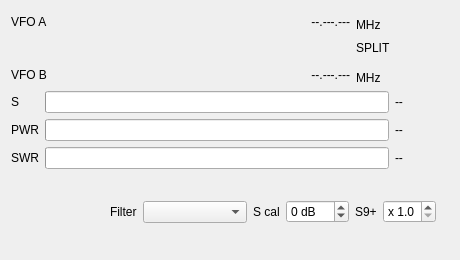
<?xml version="1.0" encoding="UTF-8"?>
<ui version="4.0">
 <class>RigPanelWidget</class>
 <widget class="QWidget" name="RigPanelWidget">
  <property name="geometry">
   <rect><x>0</x><y>0</y><width>460</width><height>260</height></rect>
  </property>
  <layout class="QVBoxLayout" name="mainLayout">
   <item>
    <layout class="QGridLayout" name="vfoLayout">
     <item row="0" column="0">
      <widget class="QLabel" name="aCaption">
       <property name="text"><string>VFO A</string></property>
       <property name="alignment"><set>Qt::AlignLeft|Qt::AlignVCenter</set></property>
      </widget>
     </item>
     <item row="0" column="1">
      <widget class="QLabel" name="aTxLabel">
       <property name="text"><string/></property>
       <property name="alignment"><set>Qt::AlignCenter</set></property>
       <property name="toolTip"><string>Marks the VFO that transmits, and fills while keyed</string></property>
      </widget>
     </item>
     <item row="0" column="2">
      <widget class="QLabel" name="aStrengthLabel">
       <property name="text"><string/></property>
       <property name="alignment"><set>Qt::AlignRight|Qt::AlignVCenter</set></property>
       <property name="sizePolicy">
        <sizepolicy hsizetype="Expanding" vsizetype="Preferred">
         <horstretch>1</horstretch><verstretch>0</verstretch>
        </sizepolicy>
       </property>
       <property name="toolTip"><string>Signal strength on the VFO being listened to</string></property>
      </widget>
     </item>
     <item row="0" column="3">
      <widget class="QLabel" name="aFreqLabel">
       <property name="text"><string>--.---.---</string></property>
       <property name="alignment"><set>Qt::AlignRight|Qt::AlignVCenter</set></property>
       <property name="toolTip"><string>Receive frequency</string></property>
      </widget>
     </item>
     <item row="0" column="4">
      <widget class="QLabel" name="aUnitLabel">
       <property name="text"><string>MHz</string></property>
       <property name="alignment"><set>Qt::AlignLeft|Qt::AlignBottom</set></property>
      </widget>
     </item>
     <item row="0" column="5">
      <widget class="QLabel" name="aModeLabel">
       <property name="text"><string/></property>
       <property name="alignment"><set>Qt::AlignLeft|Qt::AlignVCenter</set></property>
       <property name="minimumSize"><size><width>62</width><height>0</height></size></property>
      </widget>
     </item>
     <item row="1" column="4" colspan="2">
      <widget class="QLabel" name="splitLabel">
       <property name="text"><string>SPLIT</string></property>
       <property name="alignment"><set>Qt::AlignLeft|Qt::AlignVCenter</set></property>
       <property name="toolTip"><string>Lit when the rig transmits on the other VFO</string></property>
      </widget>
     </item>
     <item row="2" column="0">
      <widget class="QLabel" name="bCaption">
       <property name="text"><string>VFO B</string></property>
       <property name="alignment"><set>Qt::AlignLeft|Qt::AlignVCenter</set></property>
      </widget>
     </item>
     <item row="2" column="1">
      <widget class="QLabel" name="bTxLabel">
       <property name="text"><string/></property>
       <property name="alignment"><set>Qt::AlignCenter</set></property>
       <property name="toolTip"><string>Marks the VFO that transmits, and fills while keyed</string></property>
      </widget>
     </item>
     <item row="2" column="2">
      <widget class="QLabel" name="bStrengthLabel">
       <property name="text"><string/></property>
       <property name="alignment"><set>Qt::AlignRight|Qt::AlignVCenter</set></property>
       <property name="toolTip"><string>Signal strength on the VFO being listened to</string></property>
      </widget>
     </item>
     <item row="2" column="3">
      <widget class="QLabel" name="bFreqLabel">
       <property name="text"><string>--.---.---</string></property>
       <property name="alignment"><set>Qt::AlignRight|Qt::AlignVCenter</set></property>
      </widget>
     </item>
     <item row="2" column="4">
      <widget class="QLabel" name="bUnitLabel">
       <property name="text"><string>MHz</string></property>
       <property name="alignment"><set>Qt::AlignLeft|Qt::AlignBottom</set></property>
      </widget>
     </item>
     <item row="2" column="5">
      <widget class="QLabel" name="bModeLabel">
       <property name="text"><string/></property>
       <property name="alignment"><set>Qt::AlignLeft|Qt::AlignVCenter</set></property>
      </widget>
     </item>
    </layout>
   </item>
   <item>
    <layout class="QGridLayout" name="meterLayout">
     <item row="0" column="0">
      <widget class="QLabel" name="sMeterCaption">
       <property name="text"><string>S</string></property>
      </widget>
     </item>
     <item row="0" column="1">
      <widget class="QProgressBar" name="sMeterBar">
       <property name="maximum"><number>100</number></property>
       <property name="value"><number>0</number></property>
       <property name="textVisible"><bool>false</bool></property>
      </widget>
     </item>
     <item row="0" column="2">
      <widget class="QLabel" name="sMeterValue">
       <property name="text"><string>--</string></property>
       <property name="minimumSize"><size><width>54</width><height>0</height></size></property>
      </widget>
     </item>
     <item row="2" column="0">
      <widget class="QLabel" name="pwrCaption">
       <property name="text"><string>PWR</string></property>
      </widget>
     </item>
     <item row="2" column="1">
      <widget class="QProgressBar" name="pwrBar">
       <property name="maximum"><number>100</number></property>
       <property name="value"><number>0</number></property>
       <property name="textVisible"><bool>false</bool></property>
      </widget>
     </item>
     <item row="2" column="2">
      <widget class="QLabel" name="pwrValue">
       <property name="text"><string>--</string></property>
      </widget>
     </item>
     <item row="4" column="0">
      <widget class="QLabel" name="swrCaption">
       <property name="text"><string>SWR</string></property>
      </widget>
     </item>
     <item row="4" column="1">
      <widget class="QProgressBar" name="swrBar">
       <property name="maximum"><number>100</number></property>
       <property name="value"><number>0</number></property>
       <property name="textVisible"><bool>false</bool></property>
      </widget>
     </item>
     <item row="4" column="2">
      <widget class="QLabel" name="swrValue">
       <property name="text"><string>--</string></property>
      </widget>
     </item>
    </layout>
   </item>
   <item>
    <layout class="QHBoxLayout" name="bottomLayout">
     <item>
      <layout class="QGridLayout" name="buttonGrid"/>
     </item>
     <item>
      <spacer name="bottomSpacerLeft">
       <property name="orientation"><enum>Qt::Horizontal</enum></property>
       <property name="sizeHint" stdset="0"><size><width>20</width><height>10</height></size></property>
      </spacer>
     </item>
     <item>
      <layout class="QVBoxLayout" name="infoLayout">
       <item>
        <widget class="QLabel" name="tempValue">
         <property name="text"><string/></property>
         <property name="toolTip"><string>Power amplifier temperature</string></property>
        </widget>
       </item>
       <item>
        <widget class="QLabel" name="supplyValue">
         <property name="text"><string/></property>
         <property name="toolTip"><string>Power amplifier supply while transmitting. A voltage that sags under load is a supply that cannot keep up.</string></property>
        </widget>
       </item>
       <item>
        <widget class="QLabel" name="alcValue">
         <property name="text"><string/></property>
         <property name="toolTip"><string>ALC while transmitting; it is what says whether the drive is right</string></property>
        </widget>
       </item>
      </layout>
     </item>
     <item>
      <spacer name="bottomSpacerRight">
       <property name="orientation"><enum>Qt::Horizontal</enum></property>
       <property name="sizeHint" stdset="0"><size><width>20</width><height>10</height></size></property>
      </spacer>
     </item>
     <item>
      <widget class="QLabel" name="filterCaption">
       <property name="text"><string>Filter</string></property>
      </widget>
     </item>
     <item>
      <widget class="QComboBox" name="filterCombo">
       <property name="toolTip"><string>Receive filter width</string></property>
       <property name="minimumSize"><size><width>104</width><height>0</height></size></property>
      </widget>
     </item>
     <item>
      <widget class="QLabel" name="calCaption">
       <property name="text"><string>S cal</string></property>
      </widget>
     </item>
     <item>
      <widget class="QSpinBox" name="calSpinBox">
       <property name="toolTip"><string>Correction applied to the strength reading. The calibration table Hamlib holds for a rig can sit a little off the rig's own meter; six decibels is one S unit.</string></property>
       <property name="suffix"><string> dB</string></property>
       <property name="minimum"><number>-30</number></property>
       <property name="maximum"><number>30</number></property>
      </widget>
     </item>
     <item>
      <widget class="QLabel" name="gainCaption">
       <property name="text"><string>S9+</string></property>
      </widget>
     </item>
     <item>
      <widget class="QDoubleSpinBox" name="gainSpinBox">
       <property name="toolTip"><string>Slope correction above S9. Hamlib reads the rig's raw meter and converts it on a scale of its own, which on some rigs runs flatter above S9 than the rig's own face does - so the stronger the signal, the wider the gap. Set this until a strong station reads the same here as on the rig. One means no correction.</string></property>
       <property name="prefix"><string>x </string></property>
       <property name="decimals"><number>1</number></property>
       <property name="singleStep"><double>0.1</double></property>
       <property name="minimum"><double>1.0</double></property>
       <property name="maximum"><double>5.0</double></property>
       <property name="value"><double>1.0</double></property>
      </widget>
     </item>
     <item>
      <widget class="QLabel" name="sourceLabel">
       <property name="text"><string/></property>
       <property name="toolTip"><string>Shown only when the meters cannot be read</string></property>
      </widget>
     </item>
    </layout>
   </item>
  </layout>
 </widget>
 <resources/>
 <connections/>
</ui>
